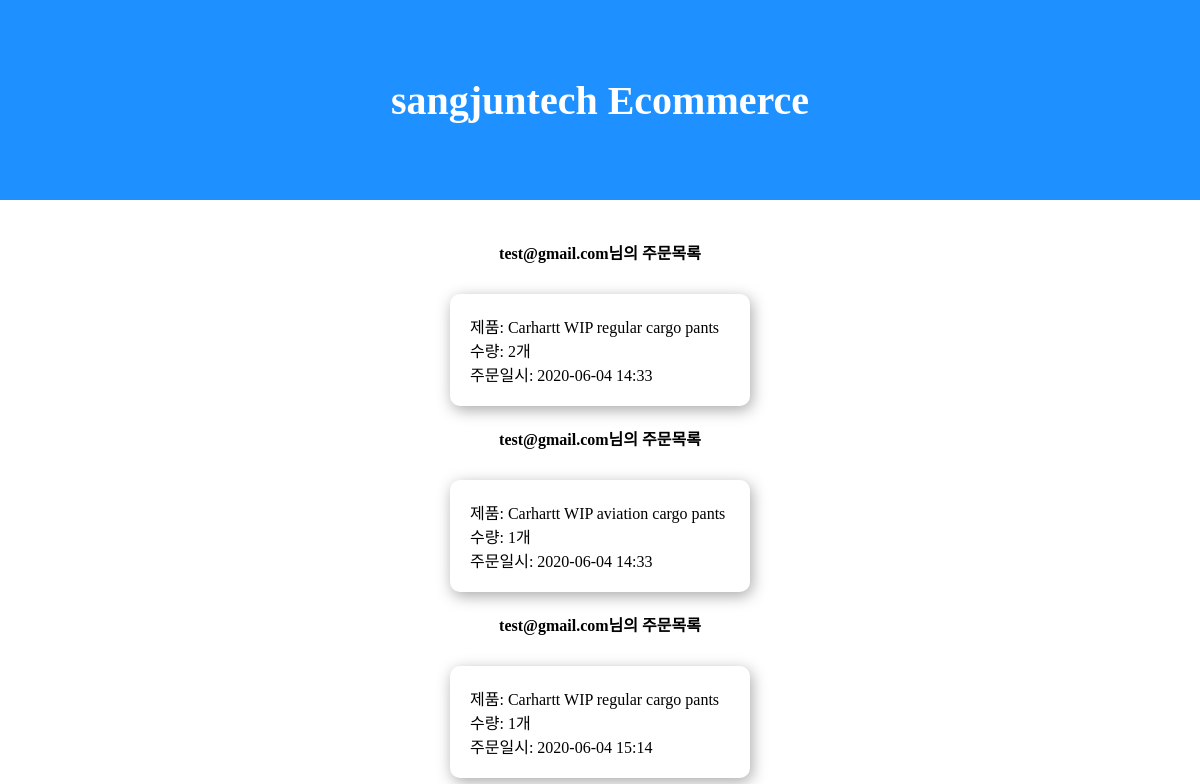
Page /order/list/ (signed in) on the committed database.
### order/models.py (models this page shows, shortened)
class Order(models.Model):
    objects = models.Manager()
    user = models.ForeignKey('user.User', on_delete=models.CASCADE, verbose_name="사용자")
    product = models.ForeignKey('product.Product', on_delete=models.CASCADE, verbose_name='상품')
    quantity = models.IntegerField(verbose_name='수량')
    register_date = models.DateTimeField(auto_now_add=True, verbose_name='등록 날짜')
    class Meta:
        db_table = 'ecommerce_order'
        verbose_name = '주문'
        verbose_name_plural = '주문'

### user/models.py (models this page shows)
class User(models.Model):
    objects = models.Manager()
    DoesNotExist = models.Manager()
    email = models.EmailField(verbose_name='이메일')
    level = models.CharField(max_length=8,verbose_name='등급',
        choices=(
            ('admin','admin'),
            ('user','user')
        ))
    password = models.CharField(max_length=128, verbose_name='비밀번호')
    register_date = models.DateTimeField(auto_now_add=True, verbose_name='등록날짜')
    def __str__(self):
        return self.email
    class Meta:
        db_table = 'ecommerce_user'
        verbose_name = '사용자'
        verbose_name_plural = '사용자'

### product/models.py (models this page shows)
class Product(models.Model):
    objects = models.Manager()
    name = models.CharField(max_length=256, verbose_name='상품명')
    price = models.IntegerField(verbose_name='상품가격')
    description = models.TextField(verbose_name='설명')
    stuck = models.IntegerField(verbose_name='재고')
    register_date = models.DateTimeField(auto_now_add=True, verbose_name='등록날짜')
    def __str__(self):
        return self.name
    class Meta:
        db_table = 'ecommerce_product'
        verbose_name = '상품'
        verbose_name_plural = '상품'

### order/views.py (the view)
# urls.py: path('order/list/', OrderList.as_view()),
@method_decorator(login_required, name="dispatch")
class OrderList(ListView):
    template_name = 'order.html'
    context_object_name = 'order_list'
    def get_queryset(self, **kwargs):
        queryset = Order.objects.filter(user__email = self.request.session.get('user'))
        return queryset

### order/templates/order.html
{% extends "base.html" %}
{% load humanize %}
{%block head %}
<link rel="stylesheet" href="/static/orderlist.css">
{% endblock %}
{% block contents %}
<header>sangjuntech Ecommerce</header>
{% for order in object_list %}
<div class="card">
<div class="orderuser">{{order.user}}님의 주문목록</div>
<div class="container">
    <div class="contents">
        <div class="order_product">제품: {{order.product}}</div>
        <div class="order_quantity">수량: {{order.quantity|intcomma}}개</div>
        <div class="registerday">주문일시: {{ order.register_date|date:'Y-m-d H:i' }}</div>
    </div>
</div>
{% endfor %}
</div>
</div>
{% endblock %}

### static/orderlist.css (style rules this page uses)
* { margin: 0; padding: 0; }
header { display: flex; justify-content: center; align-items: center; height: 200px; margin-bottom: 40px; background-color: dodgerblue; font-size: 40px; font-weight: 600; color: white; }
.contents { padding: 20px; }
.container { width: 300px; box-shadow: 2px 4px 15px darkgray; border-radius: 10px; margin: 20px; }
.orderuser { margin-bottom: 10px; font-weight: 600; }
.card { display: flex; justify-content: center; align-items: center; flex-direction: column; }

### rows in the picture
Order: user "test@gmail.com", product "Carhartt WIP regular cargo pants", quantity "2", register_date "2020-06-04 14:33"
Order: user "test@gmail.com", product "Carhartt WIP aviation cargo pants", quantity "1", register_date "2020-06-04 14:33"
Order: user "test@gmail.com", product "Carhartt WIP regular cargo pants", quantity "1", register_date "2020-06-04 15:14"
